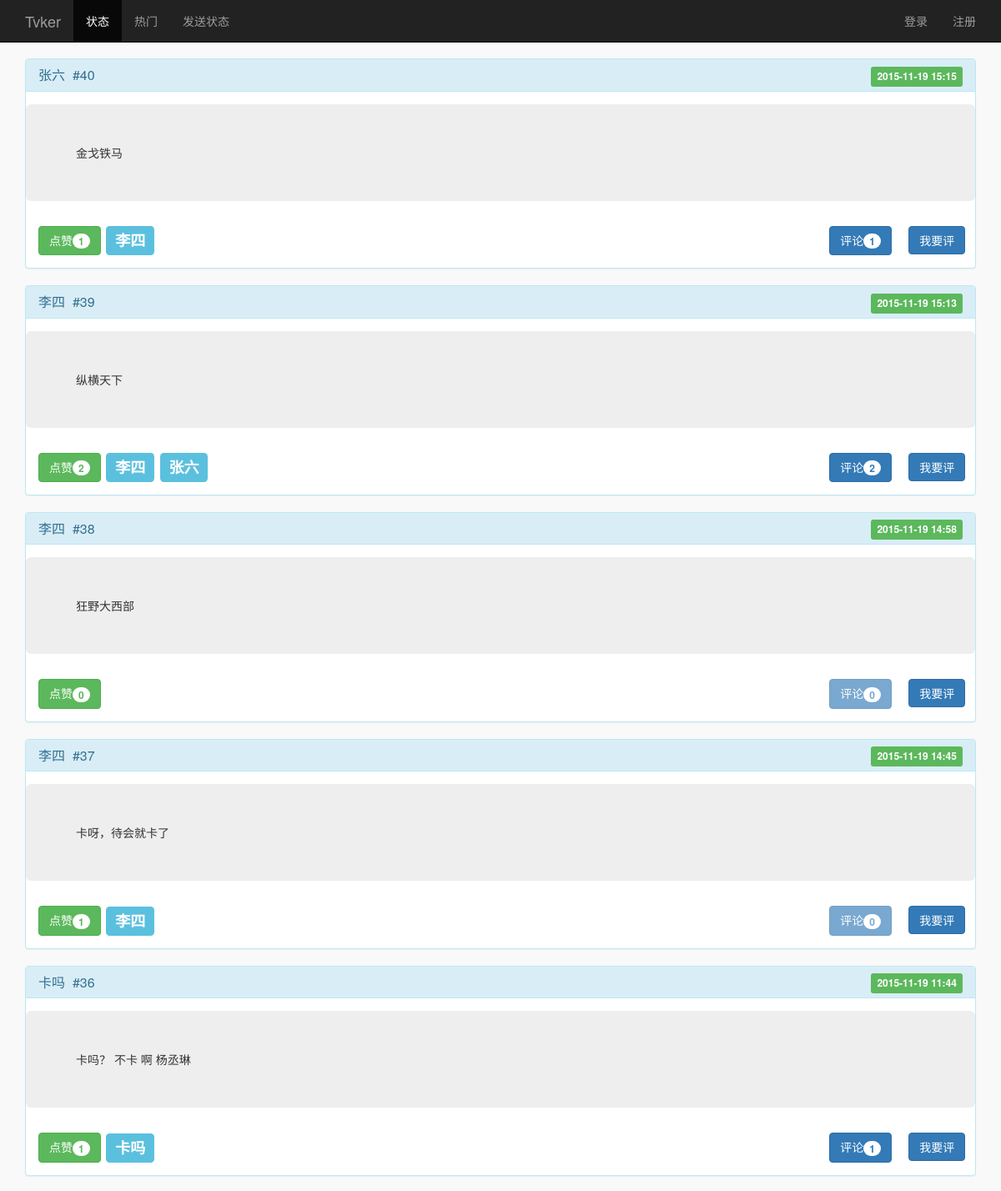
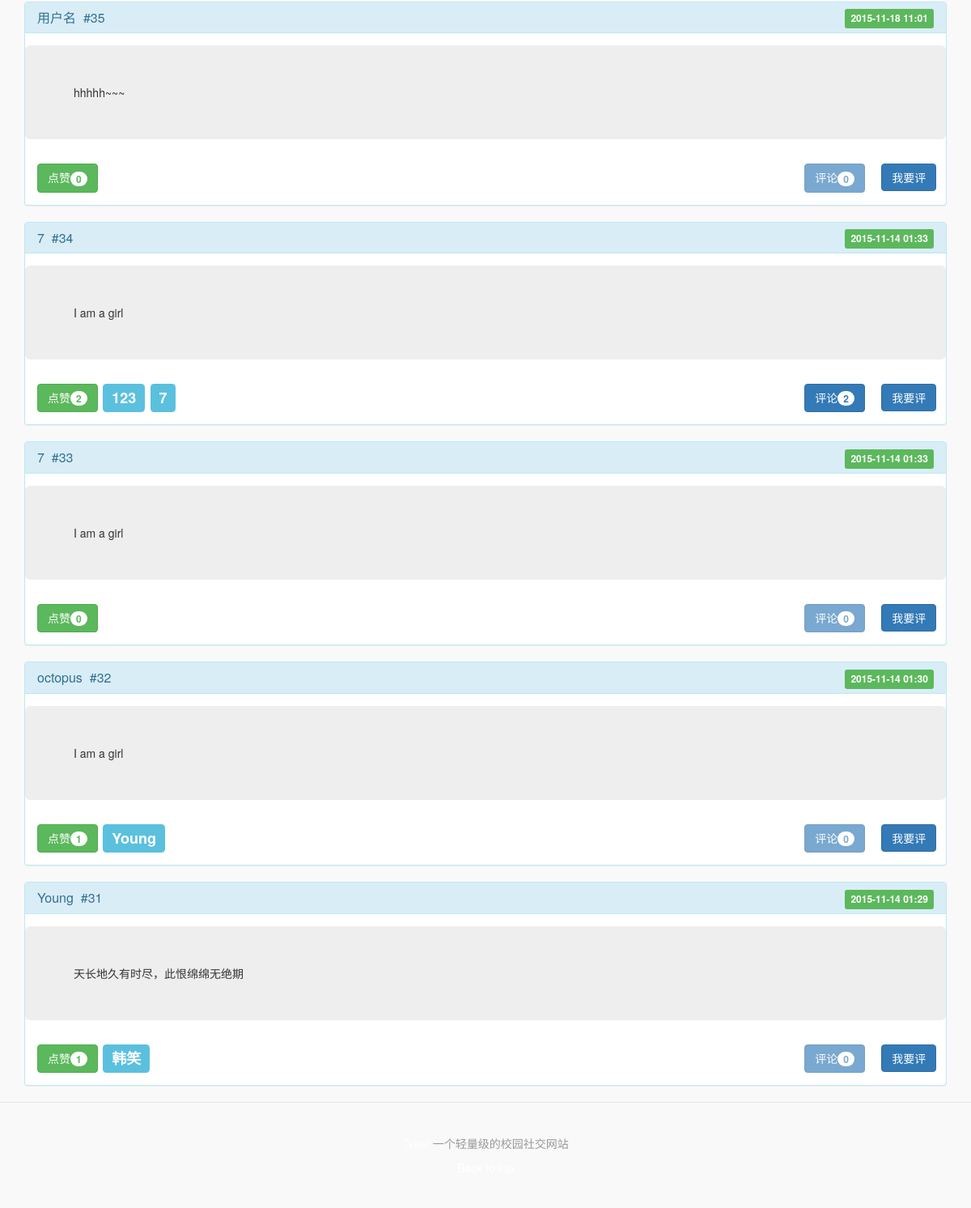
Page /messagelist.php on the committed database (2 pictures, top to bottom).
### tables this page shows
CREATE TABLE `message` (
  `messageid` int(12) NOT NULL,
  `userid` int(12) NOT NULL,
  `sendtime` timestamp(6) NOT NULL DEFAULT CURRENT_TIMESTAMP(6) ON UPDATE CURRENT_TIMESTAMP(6),
  `content` varchar(255) NOT NULL,
  PRIMARY KEY (`messageid`),
  KEY `UserId` (`userid`),
  KEY `MessageId` (`messageid`),
  CONSTRAINT `Message_ibfk_1` FOREIGN KEY (`userid`) REFERENCES `user` (`userid`)
);

CREATE TABLE `user` (
  `userid` int(12) NOT NULL COMMENT '用户ID',
  `username` varchar(255) NOT NULL,
  `password` varchar(255) NOT NULL,
  `email` varchar(255) NOT NULL,
  `studentid` int(10) DEFAULT NULL,
  `signature` text,
  `registertime` timestamp NOT NULL DEFAULT CURRENT_TIMESTAMP ON UPDATE CURRENT_TIMESTAMP,
  `ban` int(1) NOT NULL DEFAULT '0',
  `level` int(2) NOT NULL DEFAULT '1',
  `count` int(1) NOT NULL DEFAULT '0',
  `qq` int(20) DEFAULT NULL,
  `phone` int(20) DEFAULT NULL,
  PRIMARY KEY (`userid`)
);

CREATE TABLE `praise` (
  `messageid` int(12) NOT NULL,
  `userid` int(12) NOT NULL,
  `praisetime` timestamp(6) NOT NULL DEFAULT CURRENT_TIMESTAMP(6) ON UPDATE CURRENT_TIMESTAMP(6),
  PRIMARY KEY (`messageid`,`userid`),
  KEY `MessageId` (`messageid`),
  KEY `UserId` (`userid`),
  CONSTRAINT `Praise_ibfk_1` FOREIGN KEY (`messageid`) REFERENCES `message` (`messageid`),
  CONSTRAINT `Praise_ibfk_2` FOREIGN KEY (`userid`) REFERENCES `user` (`userid`)
);

### functions.php (the view, shortened to what this page needs)
<?php
function get_row_count($table, $suffix = "")
{
    $r = mysql_query("SELECT COUNT(*) FROM $table $suffix");
    $a = mysql_fetch_row($r) or die(mysql_error());
    return $a[0];
}
function get_single_value($table, $field, $suffix = "")
{
    $r = mysql_query("SELECT $field FROM $table $suffix LIMIT 1");
    $a = mysql_fetch_row($r) or die(mysql_error());
    if ($a) {
        return $a[0];
    } else {
        return false;
    }
}
function mysql_fetch_all($r)
{
    while ($row = mysql_fetch_array($r)) {
        $return[] = $row;
    }
    return $return;
}
function get_user_by_id($userid)
{
    if (!is_numeric($userid)) {
        return false;
    }
    if (get_row_count('user', "WHERE userid = $userid") == 0) {
        return false;
    }
    $r = mysql_query("SELECT * FROM user WHERE userid = $userid LIMIT 1");
    $a = mysql_fetch_array($r) or die(mysql_error());
    if ($a) {
        $user = array(
            'userid' => $a['userid'],
            'username' => $a['username'],
            'password' => $a['password'],
            'email' => $a['email'],
            'studentid' => $a['studentid'],
            'signature' => $a['signature'],
            'registertime' => $a['registertime'],
            'qq' => $a['qq'],
            'phone' => $a['phone'],
            'level' => get_single_value("level", "levelname", "WHERE levelid = " . $a['level']),
        );
        return $user;
    } else {
        return false;
    }
}
function is_login()
{
    if (isset($_SESSION['userid'])) {
        return true;
    } else {
        return false;
    }
}
function get_message_by_id($messageid)
{
    $r = mysql_query("SELECT * FROM message WHERE messageid = $messageid LIMIT 1");
    $a = mysql_fetch_array($r) or die(mysql_error());
    if ($a) {
        $message = array(
            'messageid' => $a['messageid'],
            'userid' => $a['userid'],
            'sendtime' => $a['sendtime'],
            'content' => $a['content'],
            'praisenumber' => get_message_praise_number($messageid),
            'commentnumber' => get_message_comment_number($messageid),
            'praiselist' => get_message_praise_list($messageid),
            'commentlist' => get_message_comment_list($messageid),
        );
        return $message;
    } else {
        return false;
    }
}
function get_message_praise_number($messageid)
{
    return get_row_count("praise", "WHERE messageid = $messageid");
}
function get_message_praise_list($messageid)
{
    $praise_number = get_message_praise_number($messageid);
    if ($praise_number == 0) return false;
    else {
        $r = mysql_query("SELECT * FROM praise WHERE messageid = $messageid ");
        return mysql_fetch_all($r);
    }
}
function get_message_list($number = 0)
{
    if ($number == 0) {
        $r = mysql_query("SELECT messageid FROM message ORDER BY messageid DESC");
    } else {
        $r = mysql_query("SELECT messageid FROM message ORDER BY messageid DESC LIMIT $number");
    }
    while ($row = mysql_fetch_array($r)) {
        $return[] = get_message_by_id($row[0]);
    }
    return $return;
}
function get_message_comment_number($messageid)
{
    return get_row_count("comment", "WHERE messageid = $messageid");
}
function get_message_comment_list($messageid)
{
    $praise_number = get_message_comment_number($messageid);
    if ($praise_number == 0) return false;
    else {
        $r = mysql_query("SELECT * FROM comment WHERE messageid = $messageid ");
        return mysql_fetch_all($r);
    }
}
function show_head($name = "")
{
    echo '<!DOCTYPE html><html lang=zh-cmn-Hans><head>';
    echo '<meta charset="UTF-8" >' .
        '<link rel="stylesheet"href="css/bootstrap.min.css">' .
        '<link rel="stylesheet"href="css/custom.css"><title>' . $name . '</title></head><body>';
}
function show_bar($active = 0)
{
    echo '<nav class="navbar navbar-inverse navbar-fixed-top">
<div class="container">
<div class="navbar-header">
<a class="navbar-brand"href="index.php">Tvker</a>
</div>
<div id="navbar"class="navbar-collapse collapse">
<ul class="nav navbar-nav">
<li ';
    if ($active == 2) {
        echo 'class = "active"';
    }
    echo '><a href="messagelist.php">状态</a></li>
<li ';
    if ($active == 1) {
        echo 'class = "active"';
    }
    echo '><a href="hotmessage.php"
>热门</a></li>
<li><a href="#" data-toggle="collapse" data-target="#collapseExample" aria-expanded="true" aria-controls="collapseExample" >发送状态</a></li>
</ul>
<ul class="nav navbar-nav navbar-right">';
    if (get_user_by_id(@$_SESSION['userid'])) {
        echo '<li class="dropdown"><a href="#"class="dropdown-toggle"data-toggle="dropdown"role="button"aria-haspopup="true"aria-expanded="false">' . get_user_by_id($_SESSION['userid'])['username'] . '<span class="caret"></span></a><ul class="dropdown-menu"><li><a href="userdetails.php">我的主页</a></li><li role="separator"class="divider"></li><li><a href="logout.php">登出</a></li></ul></li>';
    } else {
        echo '<li><a href="login.php">登录</a></li>
<li><a href="register.php">注册</a></li>';
    }
    echo '</li></ul></div>
</div>
</nav>
<div class="container">
<div class="collapse" id="collapseExample" aria-expanded="true">
  <div class="well">
    <form action="sendmessagehandler.php" method="post">
    <div class="row">
    <div class="col-md-11"><input type="text" placeholder="请输入状态" class="form-control" name="content"></div>
     <div class="col-md-1"><button type="submit" class="btn btn-sm btn-default">发送状态</button></div>
  </div></form>
</div></div>
</div>
';
}
function show_user_by_id($userid)
{
    $user = get_user_by_id($userid);
    return '<a href=userdetails.php?userid=' . $user['userid'] . '>' . $user['username'] . '</a>';
}
function show_foot()
{
    echo '
 <footer class="footer">
      <p><a href="index.php">Tvker</a> 一个轻量级的校园社交网站</p>
      <p>
        <a href="#">Back to top</a>
      </p>
    </footer>        <!-- Bootstrap core JavaScript
================================================== -->
        <script src="js/jquery.js"></script>
        <script src="js/bootstrap.min.js"></script>
        <script src="js/ie10-viewport-bug-workaround.js"></script></body>';
}
function show_message_list($messagelist)
{
    foreach ($messagelist as $k => $val) {
        show_message($val);
    }
}
function show_message_by_id($messageid)
{
    return '<a href=messagedetails.php?messageid=' . $messageid . '>#' . $messageid . '</a>';
}
function show_message($message)
{
    echo '
    <div class="container">
        <div class="panel panel-info">
            <div class="panel-heading">
                <h3 class="panel-title">' . show_user_by_id($message['userid']) . '&nbsp;&nbsp;' . show_message_by_id($message['messageid']) . '
                    <div class="pull-right">
                        <span class="label label-success">' . date("Y-m-d H:i", strtotime($message['sendtime'])) . '</span>
                    </div>
                </h3>
            </div>
            <div class="panel-body">
                <div class="row">
                    <div class="jumbotron">' . $message['content'] . '</div>
                    <h3>
                        <div class="col-md-10">
                            <button class="btn btn-success" type="button">
                                <a href="messagehandle.php?active=praise&messageid=' . $message['messageid'] . '">点赞<span class="badge">' . $message['praisenumber'] . '</span></a>
                            </button>
                            ';
    show_message_praise_user($message);
    echo '
                        </div>
                        <div class="col-md-1">
                            <button class="btn btn-primary" type="button" data-toggle="collapse"
                                    data-target="#allcomment' . $message['messageid'] . '" aria-expanded="false" aria-controls="allcomment' . $message['messageid'].'"';
                                    if($message['commentnumber'] ==0) echo ' disabled="disabled';
    echo'">
    评论<span class="badge">' . $message['commentnumber'] . '</span>
                            </button>
                        </div>
                        <div class="col-md-1">
                            <button class="btn btn-primary" type="button" data-toggle="collapse" data-target="#comment' . $message['messageid'] . '"
                                    aria-expanded="false" aria-controls="comment' . $message['messageid'] . '">
    我要评</span>
                            </button>
                        </div>
                    </h3>
                </div>
            </div>
            <div class="collapse" id="allcomment' . $message['messageid'] . '">';
    echo '    </div>
        </div>
        <div class="collapse" id="comment' . $message['messageid'] . '">
            <div class="well">
                <form action="messagehandle.php" method="get">
                    <div class="row">
                        <div class="col-md-11"><input type="text" placeholder="请评论" class="form-control"
                                                      name="content"/></div>
                                                      <input type="hidden" value = "comment" name = "active" />
                                                      <input type="hidden" value = "' . $message['messageid'] . '" name = "messageid" />
                        <div class="col-md-1">
                            <button type="submit" class="btn btn-sm btn-default">发送评论</button>
                        </div>
                </form>
            </div>
        </div>
    </div>
</div>
';
}
function show_message_praise_user($message)
{
    if ($message['praisenumber'] == 0)
        return;
    foreach ($message['praiselist'] as $k => $val) {
        echo '                    <span class="label label-info">' . show_user_by_id($val['userid']) . '</span>
                  ';
    }
}

### messagelist.php (shortened to what this page needs)
<?php
if (is_login()) {
    show_head('所有状态');
}
else {
    show_head('最新状态（登录后查看所有内容）');
}
show_bar(2);
if (is_login()) {
    show_message_list(get_message_list());
}
else {
    show_message_list(get_message_list(10));
}
show_foot(); ?>

### css/custom.css (style rules this page uses)
body { min-height: 2000px; padding-top: 70px; background-color: #f9f9f9; }
.footer { padding: 40px 0; color: #999; text-align: center; background-color: #f9f9f9; border-top: 1px solid #e5e5e5; }
.footer p:last-child { margin-bottom: 0; }
a { color:rgb(255, 255, 255); text-decoration: none; }

### rows in the picture
message: userid.username "张六", messageid "40", sendtime "2015-11-19 15:15", content "金戈铁马", praisenumber "1", commentnumber "1"
praise: userid.username "李四"
message: userid.username "李四", messageid "39", sendtime "2015-11-19 15:13", content "纵横天下", praisenumber "2", commentnumber "2"
praise: userid.username "李四"
praise: userid.username "张六"
message: userid.username "李四", messageid "38", sendtime "2015-11-19 14:58", content "狂野大西部", praisenumber "0", commentnumber "0"
message: userid.username "李四", messageid "37", sendtime "2015-11-19 14:45", content "卡呀，待会就卡了", praisenumber "1", commentnumber "0"
praise: userid.username "李四"
message: userid.username "卡吗", messageid "36", sendtime "2015-11-19 11:44", content "卡吗？ 不卡 啊 杨丞琳", praisenumber "1", commentnumber "1"
praise: userid.username "卡吗"
message: userid.username "用户名", messageid "35", sendtime "2015-11-18 11:01", content "hhhhh~~~", praisenumber "0", commentnumber "0"
message: userid.username "7", messageid "34", sendtime "2015-11-14 01:33", content "I am a girl", praisenumber "2", commentnumber "2"
praise: userid.username "123"
praise: userid.username "7"
message: userid.username "7", messageid "33", sendtime "2015-11-14 01:33", content "I am a girl", praisenumber "0", commentnumber "0"
message: userid.username "octopus", messageid "32", sendtime "2015-11-14 01:30", content "I am a girl", praisenumber "1", commentnumber "0"
praise: userid.username "Young"
message: userid.username "Young", messageid "31", sendtime "2015-11-14 01:29", content "天长地久有时尽，此恨绵绵无绝期", praisenumber "1", commentnumber "0"
praise: userid.username "韩笑"
